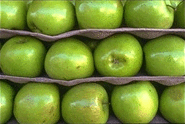
%> input picture Project/data/apples.png, 185 x 124 px, given in place of t19.png, which was not available
$ octave myMainScript.m   (GNU Octave 9; MATLAB toolbox functions it lacks are replaced by stand-ins)
%> lines starting %> are read from the running program, lines starting %| are printed output that depends on the picture; pictures that were not available may be replaced by others from this repository, and a replacement may not be noted
### Project/getSlices.m
function [blocks] = getSlices(texture_img,k)
% non overlapping adjacent patches

[m,n, ~] = size(texture_img);
blocks = [];
for i = 1:k:m-k+1
    for j = 1:k:n-k+1
        blocks = cat(3,blocks,texture_img(i:i+k-1,j:j+k-1, :));
    end
end


### Project/quilting.m
function quilted_image = quilting(texture_image, patch_size,...
                                  threshold_factor, quilt_multiple,overlap_factor)
%% Perform Image Quilting over the given image.
%
% SYNTAX:
%   quilted_image = quilting(texture_image, patch_size, threshold_factor,
%                            quilt_multiple);
%
% INPUTS:
%   texture_image = The input image.
%   patch_size = The patch size to be extracted.
%   threshold_factor = The thershold factor for random sampling.
%   quilt_multiple = The number of patches in one row or column of quilted
%   image.
%
% OUTPUT:
%   quilted_image = The image after quilting.
%
%% Patches(blocks) extraction
%
non_overlap = 1 - overlap_factor;
patch_set = getSlices(texture_image, patch_size);
rand_patch_ind = randi(size(patch_set, 3)/3);
first_slice = patch_set(:, :, (rand_patch_ind-1)*3 + 1: (rand_patch_ind-1)*3 + 3);
final_size = patch_size*overlap_factor + int64(quilt_multiple*patch_size*(non_overlap));
quilted_image = zeros(final_size, final_size, 3);
quilted_image(1:patch_size, 1:patch_size, :) = first_slice;

%% Raster Scan loop
%

for raster_row = 1:int64(non_overlap*patch_size):final_size-overlap_factor*(patch_size)
    for raster_column = 1:int64(non_overlap*patch_size):final_size-overlap_factor*(patch_size)
        if raster_row==1 && raster_column==1
            continue

        elseif raster_row==1
            right_overlap_boundary = (raster_column - 1) + overlap_factor*patch_size;
            left_overlap_patch = quilted_image(...
                                    raster_row:raster_row+patch_size-1,...
                                     raster_column:right_overlap_boundary, :);
            right_patch = getRandomPatchHorizon(left_overlap_patch,...
                                                patch_set,...
                                                threshold_factor);
            right_overlap_patch = right_patch(:,1:patch_size*overlap_factor, :);
            error_patch_2d = getErrorPatch(left_overlap_patch,...
                                        right_overlap_patch);
            [boundary_cut, ~, ~] = getMinCut(error_patch_2d);
            boundary_cut = repmat(boundary_cut, [1, 1, 3]);
            merged_patch = getMergedHorizon(left_overlap_patch,...
                right_overlap_patch, boundary_cut);
            quilted_image(raster_row:raster_row+patch_size-1,...
                raster_column:right_overlap_boundary, :) = merged_patch;
            quilted_image(raster_row:raster_row+patch_size-1,...
                right_overlap_boundary+1:right_overlap_boundary+...
                int64(non_overlap*patch_size), :) = right_patch(:,(patch_size*overlap_factor)+1:end, :);

        elseif raster_column==1
            bottom_overlap_boundary = (raster_row - 1) + overlap_factor*patch_size;
            top_overlap_patch = quilted_image(...
                              raster_row:bottom_overlap_boundary,...
                              raster_column:raster_column+patch_size-1, :);
            bottom_patch = getRandomPatchVertical(top_overlap_patch,...
                                                  patch_set,...
                                                  threshold_factor);
            bottom_overlap_patch = bottom_patch(1:patch_size*overlap_factor,:, :);
            error_patch_2d = getErrorPatch(bottom_overlap_patch, ...
                                        top_overlap_patch);
            [boundary_cut, ~, ~] = getMinCut(transpose(error_patch_2d));
            boundary_cut = repmat(boundary_cut, [1, 1, 3]);
            merged_patch = getMergedVertical(top_overlap_patch, ...
                bottom_overlap_patch, permute(boundary_cut, [2, 1, 3]));
            quilted_image(raster_row:bottom_overlap_boundary, ...
                raster_column:raster_column+patch_size-1, :) = merged_patch;
            quilted_image(bottom_overlap_boundary+1:...
                bottom_overlap_boundary+int64(non_overlap*patch_size), ...
                raster_column:raster_column+patch_size-1, :) = ...
                                        bottom_patch((patch_size*overlap_factor)+1:end,:, :);
        else

            right_overlap_boundary = (raster_column - 1) + overlap_factor*patch_size;
            overlap_patch = quilted_image(...
                                    raster_row:raster_row+patch_size-1,...
                                     raster_column:raster_column+patch_size-1, :);
            middle_patch = getRandomPatchMiddle(overlap_patch,...
                                                patch_set,...
                                                threshold_factor,overlap_factor);
            right_overlap_patch = middle_patch(:,1:patch_size*overlap_factor, :);
            left_overlap_patch = overlap_patch(:,1:patch_size*overlap_factor, :);
            error_patch_2d = getErrorPatch(left_overlap_patch,...
                                        right_overlap_patch);
            [boundary_cut, ~, ~] = getMinCut(error_patch_2d);
            boundary_cut = repmat(boundary_cut, [1, 1, 3]);
            merged_patch = getMergedHorizon(left_overlap_patch,...
                right_overlap_patch, boundary_cut);
            quilted_image(raster_row:raster_row+patch_size-1,...
                raster_column:raster_column+(overlap_factor)*patch_size - 1, :) = merged_patch;
              bottom_overlap_boundary = (raster_row - 1) + overlap_factor*patch_size;
            top_overlap_patch = quilted_image(...
                              raster_row:bottom_overlap_boundary,...
                              raster_column:raster_column+patch_size-1, :);
            bottom_overlap_patch = middle_patch(1:patch_size*overlap_factor,:, :);
            error_patch_2d = getErrorPatch(bottom_overlap_patch, ...
                                        top_overlap_patch);
            [boundary_cut, ~, ~] = getMinCut(transpose(error_patch_2d));
            boundary_cut = repmat(boundary_cut, [1, 1, 3]);
            merged_patch = getMergedVertical(top_overlap_patch, ...
                bottom_overlap_patch, permute(boundary_cut, [2, 1, 3]));
            quilted_image(raster_row:bottom_overlap_boundary, ...
                raster_column:raster_column+patch_size-1, :) = merged_patch;

            quilted_image(bottom_overlap_boundary+1:...
                bottom_overlap_boundary+int64(non_overlap*patch_size), ...
                right_overlap_boundary+1:right_overlap_boundary+int64(non_overlap*patch_size), :) = ...
                                       middle_patch((overlap_factor)*patch_size+1:patch_size,(overlap_factor)*patch_size+1:patch_size, :);

        end

    end
end
end

### Project/myMainScript.m
clear;
clc;
tic;
%% Image Quilting
%
% Inputs && parameters
input_image = im2double(imread('data/t19.png'));
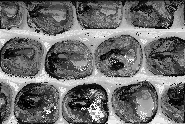
%> input_image: size 124x185 double; min 0, max 0.992, mean 0.435
is_grey = 0;
if(length(size(input_image )) ~= 3)
    is_grey = 1;
    input_image = repmat(input_image,[1 1 3]);
%> input_image: size 124x185x3 double
end

% patch size*overlap_factor must be an integer and patches are square

overlap_factor = 1/5;
patch_size = 30;
quilt_multiple = 20;

threshold_factor = 0.1;
quilted_image = quilting(input_image,patch_size,...
                         threshold_factor, quilt_multiple,overlap_factor);
%> in quilting, `first_slice = patch_set(:, :, (rand_patch_ind-1)*3 + 1: (rand_patch_in..`:
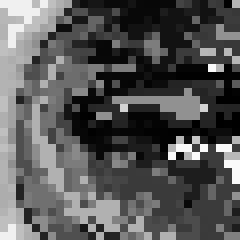
%> first_slice: size 30x30x3 double (shown 8 times larger); min 0, max 0.98, mean 0.338
%> in quilting, `quilted_image(1:patch_size, 1:patch_size, :) = first_slice;`:
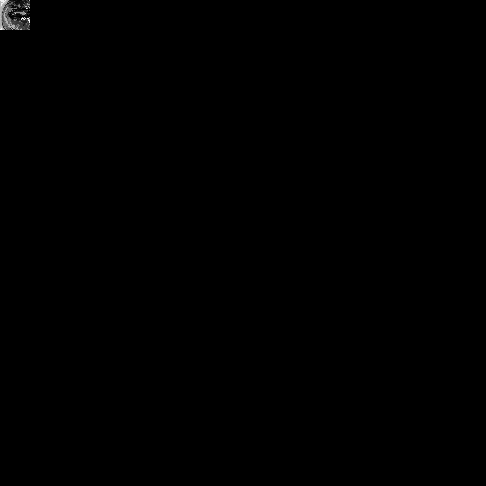
%> quilted_image: size 486x486x3 double; min 0, max 0.98, mean 0.00129
%> the run ends on the next line

$ run again, on Project/data/bricks.png
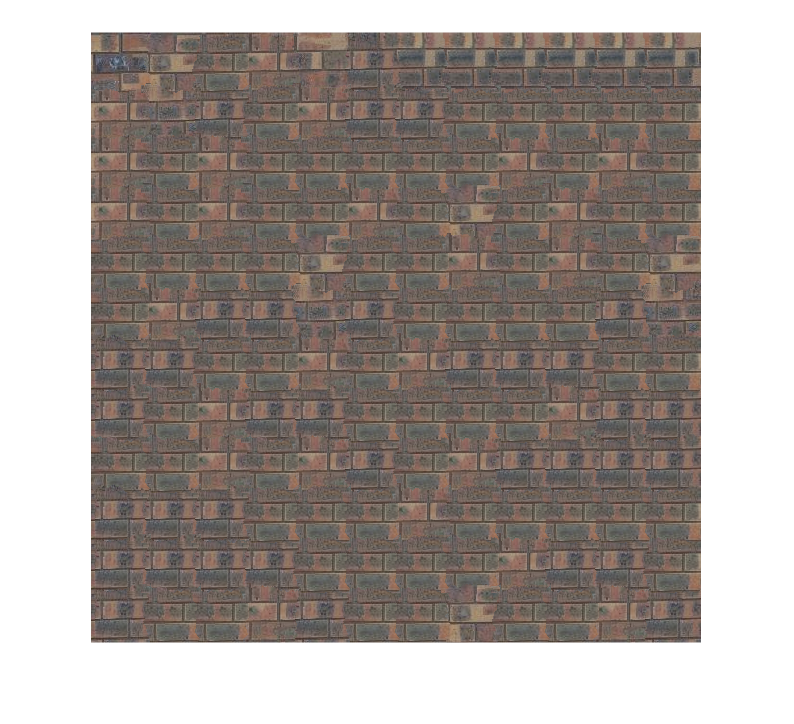
%> input picture Project/data/bricks.png, 794 x 724 px, given in place of t19.png, which was not available
%> in quilting, `first_slice = patch_set(:, :, (rand_patch_ind-1)*3 + 1: (rand_patch_in..`:
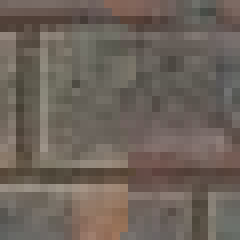
%> first_slice: size 30x30x3 double (shown 8 times larger); mean R, G, B 0.428, 0.388, 0.355

$ run again, on Project/data/fabric.png
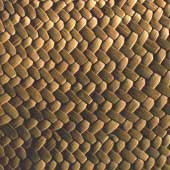
%> input picture Project/data/fabric.png, 170 x 170 px, given in place of t19.png, which was not available
%> in quilting, `first_slice = patch_set(:, :, (rand_patch_ind-1)*3 + 1: (rand_patch_in..`:
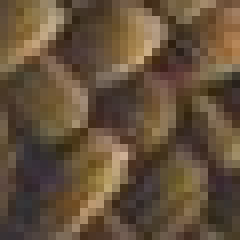
%> first_slice: size 30x30x3 double (shown 8 times larger); mean R, G, B 0.392, 0.314, 0.23
